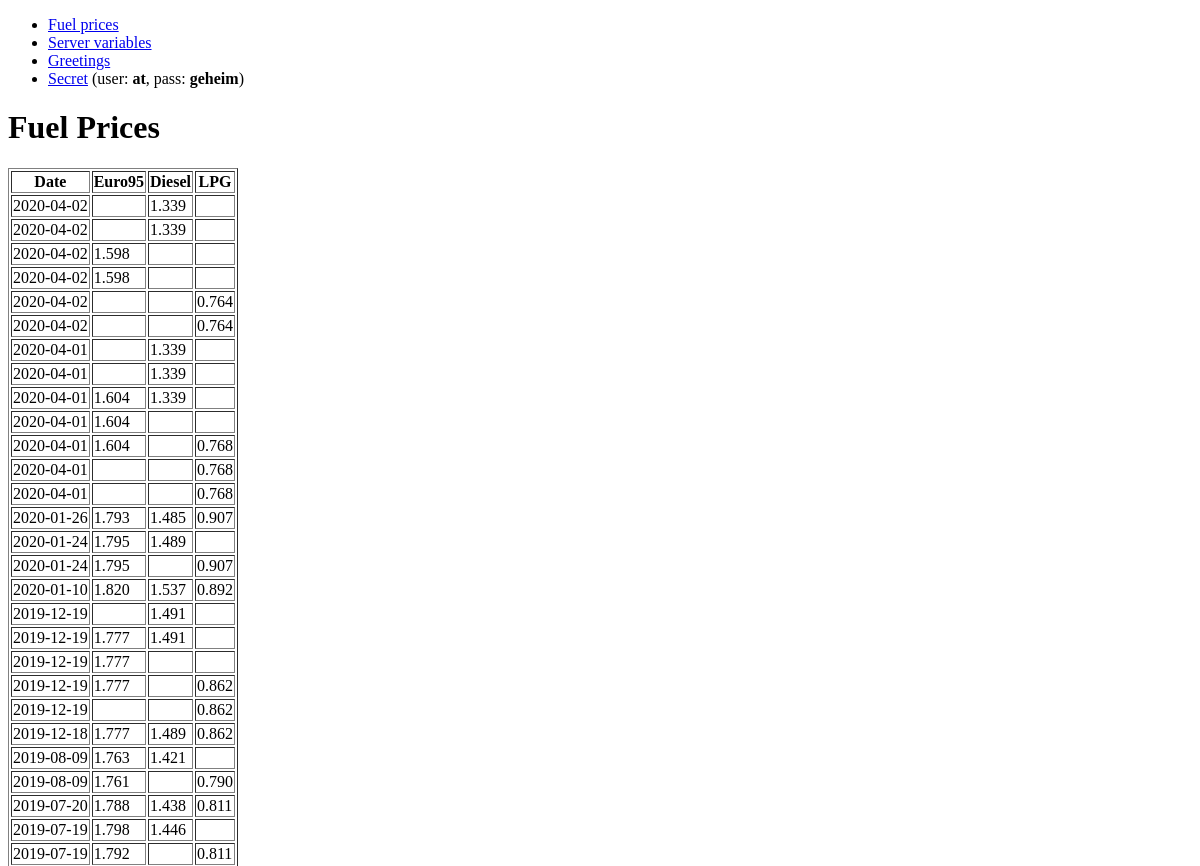
Before: / (upper part) with the older database file.
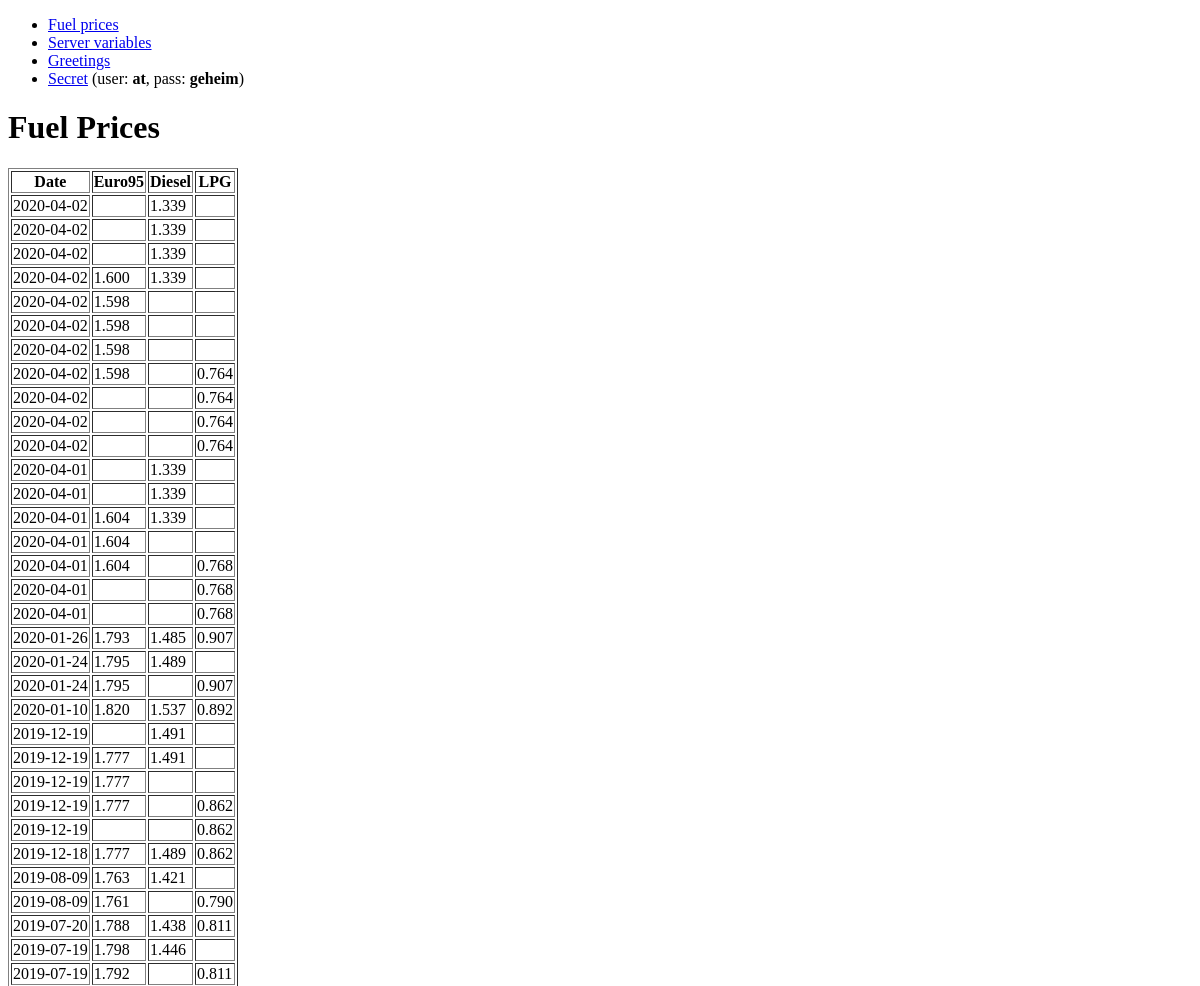
After: the same page with the newer database file.
### tables this page shows
CREATE TABLE prices (day date default CURRENT_DATE, fuel text, price decimal(5, 3));

### sources/webapp.py (the view)
@app.route('/')
def index():
    stuff = do_query('SELECT * FROM prices ORDER BY day DESC, fuel ASC', result_set_name='fuels')
    rows = stuff['fuels']
    info = []
    item = {}
    for idx, row in enumerate(rows):
        if idx and idx % 3 == 0:
            info.append(item)
            item = {}
        item['Datum'] = row['day']
        item[row['fuel']] = '{:.3f}'.format(row['price'])
    info.append(item)
    return render_template('fuels.html', fuels=info)

### sources/webapp.py (called while the page is built)
def get_row_as_dict(row, curs):
    obj = {}
    for idx, col in enumerate(curs.description):
        obj[col[0]] = row[idx]
    return obj

def do_query(query, bindings=None, result_set_name='result set'):
    db = get_db()
    if bindings:
        curs = db.execute(query, bindings)
    else:
        curs = db.execute(query)
    result_set = []
    for row in curs:
        result_set.append(get_row_as_dict(row, curs))
    return {result_set_name: result_set}

def connect_db():
    rv = sqlite3.connect(os.path.join(app.root_path, 'fuelprices.db'))
    rv.row_factory = sqlite3.Row
    return rv

def get_db():
    if not hasattr(g, 'sqlite_db'):
        g.sqlite_db = connect_db()
    return g.sqlite_db

### sources/templates/fuels.html
{% extends "layout.html" %}
{% block title %}Fuel Prices{% endblock %}
{% block content %}
<table border="1">
    <tr><th>Date</th><th>Euro95</th><th>Diesel</th><th>LPG</th></tr>
    {% for row in fuels %}
        <tr>
            <td>{{ row.Datum }}</td>
            <td>{{ row.Euro95 }}</td>
            <td>{{ row.Diesel }}</td>
            <td>{{ row.LPG }}</td>
        </tr>
    {% endfor %}
</table>
{% endblock %}

### sources/templates/layout.html (shortened to what this page needs)
<!DOCTYPE html>
<html lang="en">
    <head>
    </head>
    <body>
        <nav>
            <ul>
                <li><a href="/">Fuel prices</a></li>
                <li><a href="/vars/">Server variables</a></li>
                <li><a href="/greeting/">Greetings</a></li>
                <li><a href="/secret/">Secret</a> (user: <strong>at</strong>, pass: <strong>geheim</strong>)</li>
            </ul>
        </nav>
        <main>
            <h1>{{ self.title() }}</h1>
            {% block content %}{% endblock %}
        </main>
    </body>
</html>

Changed rows visible on the page:
added prices: Datum "2020-04-02", Diesel "1.339"
now on this page (row unchanged): prices: Datum "2020-04-02", Euro95 "1.600", Diesel "1.339"
added prices: Datum "2020-04-02", Euro95 "1.598"
now on this page (row unchanged): prices: Datum "2020-04-02", Euro95 "1.598", LPG "0.764"
added prices: Datum "2020-04-02", LPG "0.764"
